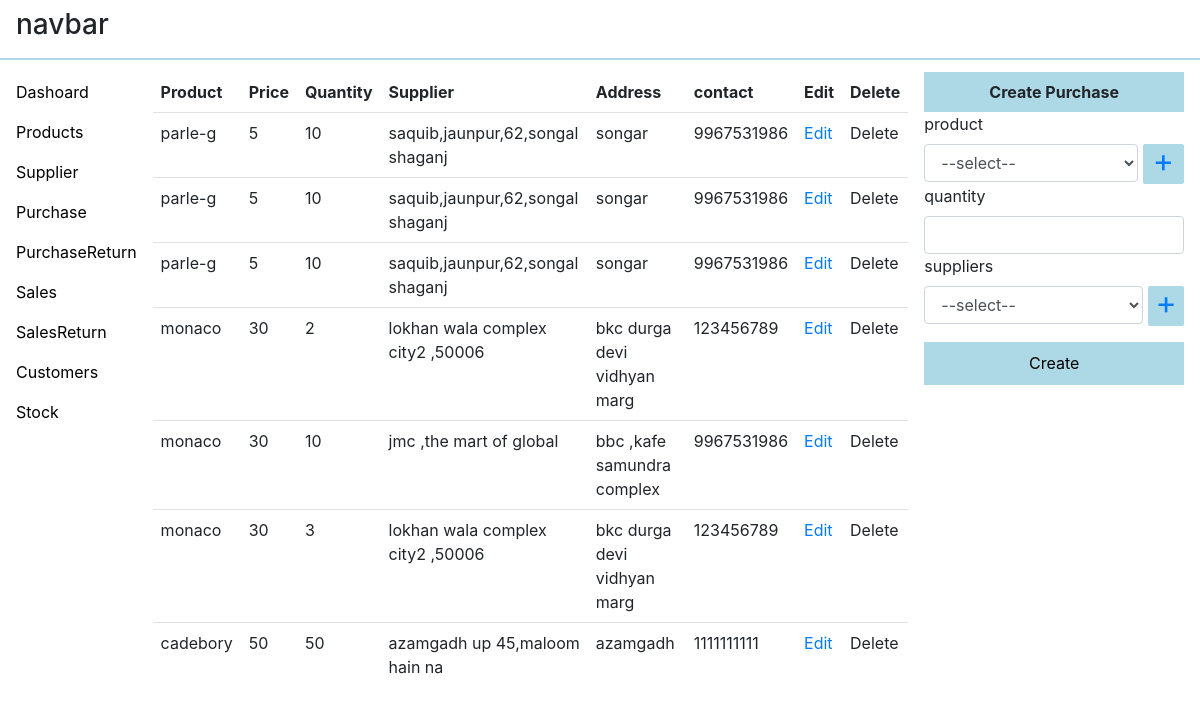
Before: /dashboard/purchase/product/ with the older database file.
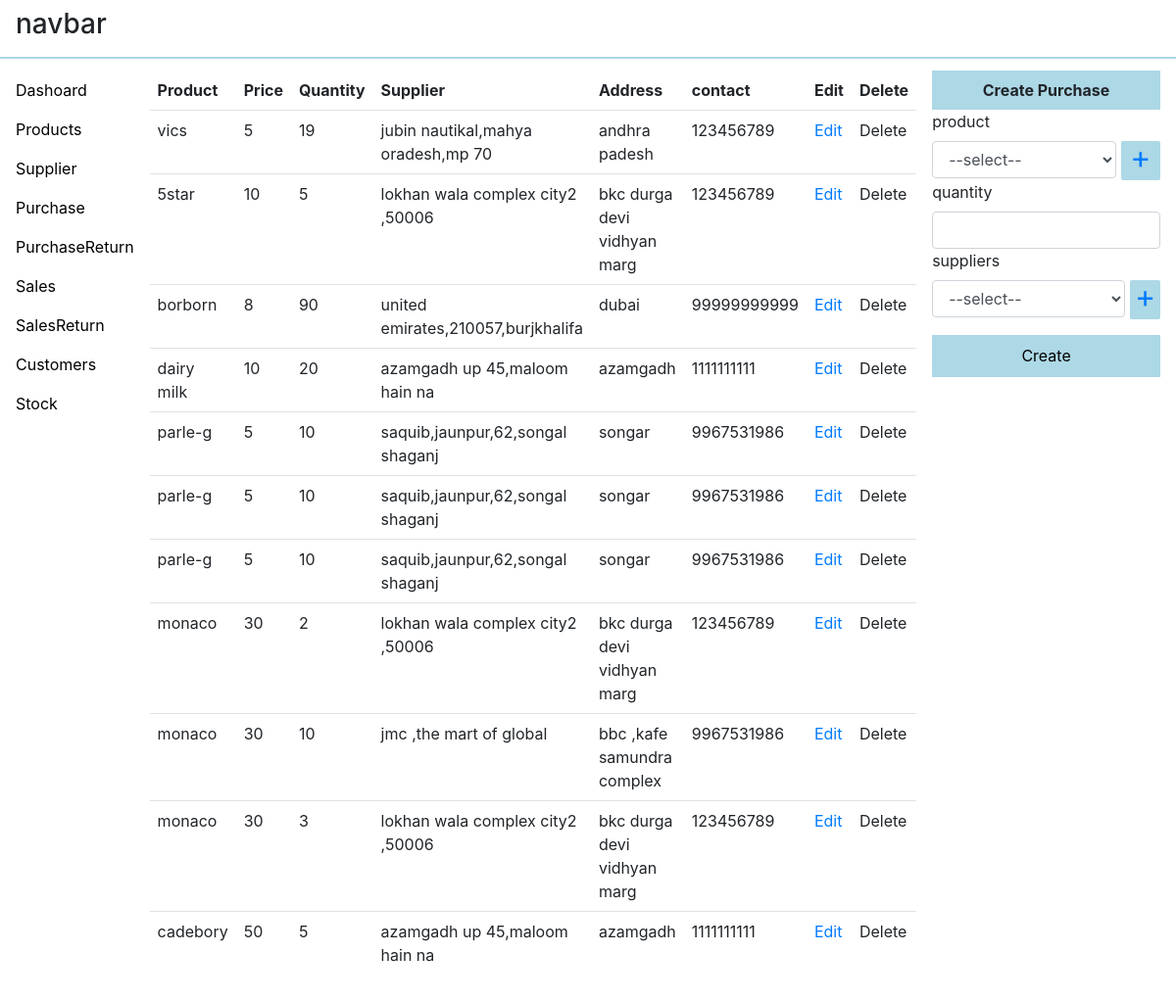
After: the same page with the newer database file.
### dashboard/models.py (models this page shows, shortened)
class Supplied(models.Model):
    quantity=models.IntegerField(default=0)
    product=models.ForeignKey('Product',related_name='supplied',on_delete=models.SET_NULL,null=True)
    supplier=models.ForeignKey('Supplier',related_name='supplied',on_delete=models.SET_NULL,null=True)
    crated_at=models.DateTimeField(auto_now_add=True)
    class Meta:
        ordering=['-id']

class Product(models.Model):
    title=models.CharField(max_length=64)
    price=models.IntegerField()
    crated_at=models.DateTimeField(auto_now_add=True)
    class Meta:
        ordering=['-id']

class Supplier(models.Model):
    name=models.CharField(max_length=64)
    contact=models.IntegerField()
    address=models.TextField(max_length=128)
    class Meta:
        ordering=['-id']

### dashboard/views.py (the view, shortened to what this page needs)
# urls.py: path('purchase/product/',views.purchaseProduct,name="purchase_product"),
def purchaseProduct(request):
    data=dict()
    supplied__obj=Supplied.objects.all()
    supplier__obj=Supplier.objects.all()
    product__obj=Product.objects.all()
    return render(request,'dashboard/purchase.html',context={'items':supplied__obj,'products':product__obj,'suppliers':supplier__obj})

### dashboard/templates/dashboard/purchase.html (shortened to what this page needs)
{% extends 'dashboard/main.html'%}
{% block body%}
<table class="table" id="tb">
    <tbody class="table__body">
        <thead class="table__heading">
            <tr>
                <th>
                    Product
                </th>
                <th>
                    Price
                </th>
                <th>
                    Quantity
                </th>
                <th>
                    Supplier
                </th>
                <th>
                    Address
                </th>
                <th>
                    contact
                </th>
                <th>
                    Edit</th>
                <th>Delete</th>
            </tr>
        </thead>
        {% for item in items%}
        <tr>
            <td>
                {{item.product.title}}
                 </td>
                 <td>
                    {{item.product.price}}
                     </td>
                     <td>
                        {{item.quantity}}
                         </td>
                         <td>
                            {{item.supplier.name}}
                             </td>
                             <td>
                                 {{item.supplier.address}}
                             </td>
                             <td>
                                 {{item.supplier.contact}}
                             </td>
                             <td>
                                 <a href="#"  class="update_purchase" data-pk="{{item.pk}}" >
                                    Edit
                                 </a>
                             </td>
                             <td>
                                 <span class="fa fa-arow" data-pk={{item.pk}}>Delete</span>
                             </td>
        </tr>
        {% endfor %}
    </tbody>
</table>
<div  class="container__right" id="container__right">
    {% include 'dashboard/modal_for_createPurchase.html'%}
</div>
{% endblock %}

Changed rows visible on the page:
added Supplied: product "vics", product.price "5", quantity "19", supplier.name "jubin nautikal,mahya oradesh,mp 70", supplier.address "andhra padesh", supplier.contact "123456789"
added Supplied: product "5star", product.price "10", quantity "5", supplier.name "lokhan wala complex city2 ,50006", supplier.address "bkc durga devi vidhyan marg", supplier.contact "123456789"
added Supplied: product "borborn", product.price "8", quantity "90", supplier.name "united emirates,210057,burjkhalifa", supplier.address "dubai", supplier.contact "99999999999"
added Supplied: product "dairy milk", product.price "10", quantity "20", supplier.name "azamgadh up 45,maloom hain na", supplier.address "azamgadh", supplier.contact "1111111111"
changed Supplied "cadebory": quantity "50" → "5"
